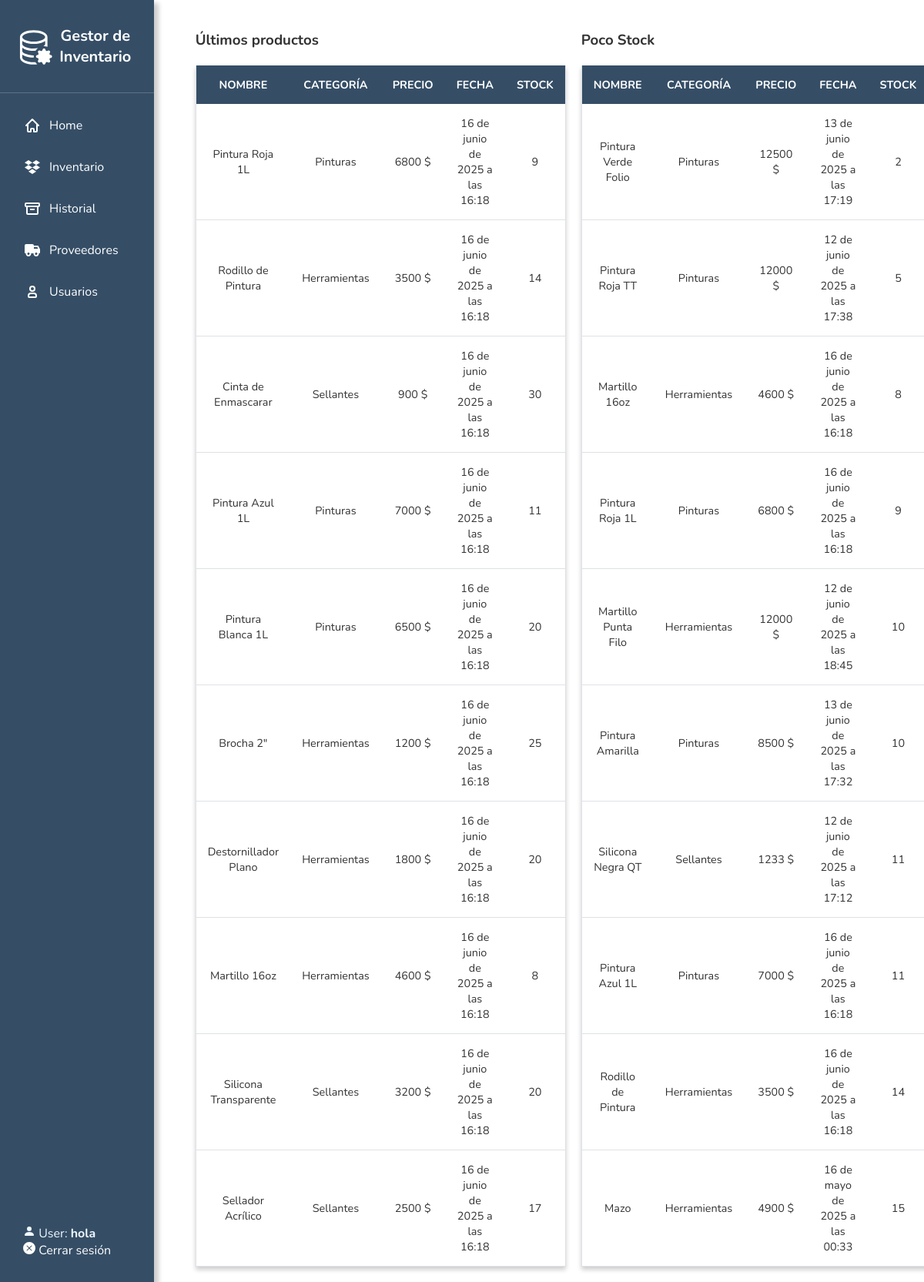
The app's page /index (signed in), older data.
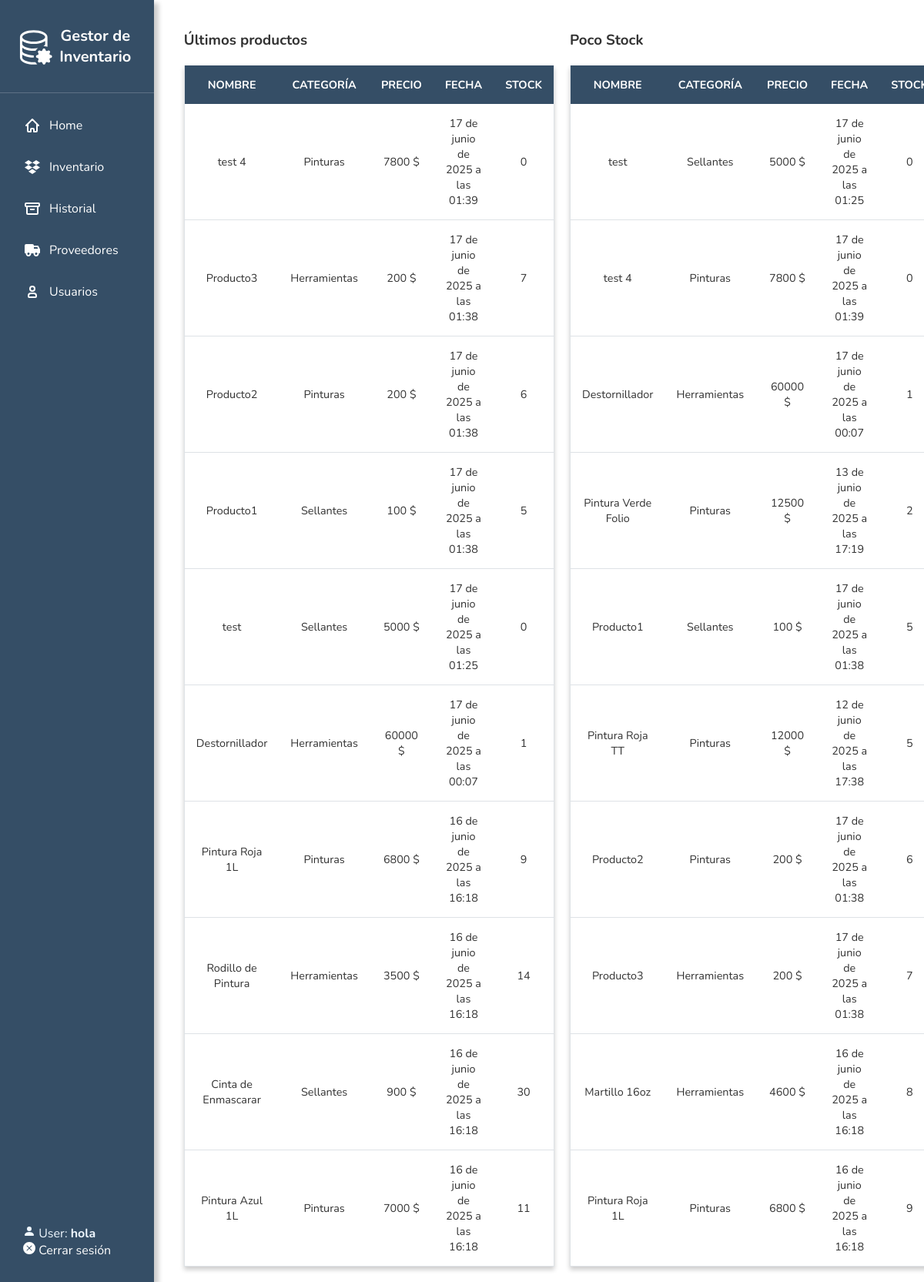
The same page, newer data.
### inventory/models.py (models this page shows, shortened)
class Producto(models.Model):
    name = models.CharField(max_length=200, default='Sin nombre')
    type = models.CharField(max_length=200, blank=False, choices=TIPOS_PRODUCTO)
    price = models.IntegerField()
    stock = models.IntegerField(default=0)
    codigo_barras = models.CharField(max_length=50, null=True, blank=True)
    choices = (
        ('AVAILABLE', 'Item ready to be purchased'),
        ('SOLD', 'Item already purchased'),
        ('RESTOCKING', 'Item restocking in a few days')
    )
    status = models.CharField(max_length=10, choices=choices, default='SOLD')
    issues = models.CharField(max_length=50, default="No Issues")
    date_added = models.DateTimeField(default=now, editable=False)
    class Meta:
        abstract = True

class Pinturas(Producto):
    pass

class Herramientas(Producto):
    pass

class Sellantes(Producto):
    pass

### inventory/views.py (the view)
# urls.py: re_path(r'index$', index, name='index'),
@login_required
def index(request):
    try:
        sellantes = Sellantes.objects.all()
    except OperationalError:
        sellantes = []
    try:
        herramientas = Herramientas.objects.all()
    except OperationalError:
        herramientas = []
    try:
        pinturas = Pinturas.objects.all()
    except OperationalError:
        pinturas = []
    all_items = [
        {"item": sellante, "category": "Sellantes"} for sellante in sellantes
    ] + [
        {"item": herramienta, "category": "Herramientas"} for herramienta in herramientas
    ] + [
        {"item": pintura, "category": "Pinturas"} for pintura in pinturas
    ]
    latest_items = sorted(
        all_items,
        key=lambda x: getattr(x["item"], "date_added", None) or 0,
        reverse=True
    )[:10]
    least_stock_items = sorted(
        all_items,
        key=lambda x: getattr(x["item"], "stock", None) if getattr(x["item"], "stock", None) is not None else float('inf')
    )[:10]
    context = {
        'latest_items': latest_items,
        'least_stock_items': least_stock_items,
    }
    return render(request, 'inv/index.html', context)

### inventory/templates/inv/index.html (shortened to what this page needs)
{% extends 'inv/base.html' %}
{% block body %}
<div class="table-container">
  <div class="table-wrapper">
    <h3>Últimos productos</h3>
    <table class="table table-hover">
      <thead>
        <tr>
          <th>Nombre</th>
          <th>Categoría</th>
          <th>Precio</th>
          <th>Fecha</th>
          <th>Stock</th>
        </tr>
      </thead>
      <tbody>
        {% for entry in latest_items %}
        <tr>
          <td>{{ entry.item.name }}</td>
          <td>{{ entry.category }}</td>
          <td>{{ entry.item.price }} $</td>
          <td>{{ entry.item.date_added }}</td>
          <td>{{ entry.item.stock }}</td>
        </tr>
        {% empty %}
        <tr>
          <td colspan="5" class="text-center">No hay productos en el inventario.</td>
        </tr>
        {% endfor %}
      </tbody>
    </table>
  </div>
  <div class="table-wrapper">
    <h3>Poco Stock</h3>
    <table class="table table-hover">
      <thead>
        <tr>
          <th>Nombre</th>
          <th>Categoría</th>
          <th>Precio</th>
          <th>Fecha</th>
          <th>Stock</th>
        </tr>
      </thead>
      <tbody>
        {% for entry in least_stock_items %}
        <tr>
          <td>{{ entry.item.name }}</td>
          <td>{{ entry.category }}</td>
          <td>{{ entry.item.price }} $</td>
          <td>{{ entry.item.date_added }}</td>
          <td>{{ entry.item.stock }}</td>
        </tr>
        {% empty %}
        <tr>
          <td colspan="5" class="text-center">No hay productos en el inventario.</td>
        </tr>
        {% endfor %}
      </tbody>
    </table>
  </div>
</div>
{% endblock %}

Row changes from the older to the newer data that the page shows:
no longer on this page (row edited): Pinturas: item.name "Pintura Blanca 1L", category "Pinturas", item.price "6500", item.date_added "16 de junio de 2025 a las 16:18", item.stock "20", shown under "Últimos productos"
no longer on this page (row unchanged): Herramientas: item.name "Brocha 2\"", category "Herramientas", item.price "1200", item.date_added "16 de junio de 2025 a las 16:18", item.stock "25"
no longer on this page (row unchanged): Herramientas: item.name "Destornillador Plano", category "Herramientas", item.price "1800", item.date_added "16 de junio de 2025 a las 16:18", item.stock "20"
no longer on one of the page's lists (row unchanged): Herramientas: item.name "Rodillo de Pintura", category "Herramientas", item.price "3500", item.date_added "16 de junio de 2025 a las 16:18", item.stock "14"
no longer on this page (row edited): Sellantes: item.name "Silicona Transparente", category "Sellantes", item.price "3200", item.date_added "16 de junio de 2025 a las 16:18", item.stock "20"
no longer on this page (row edited): Sellantes: item.name "Sellador Acrílico", category "Sellantes", item.price "2500", item.date_added "16 de junio de 2025 a las 16:18", item.stock "17"
no longer on one of the page's lists (row unchanged): Pinturas: item.name "Pintura Azul 1L", category "Pinturas", item.price "7000", item.date_added "16 de junio de 2025 a las 16:18", item.stock "11"
no longer on this page (row unchanged): Herramientas: item.name "Martillo Punta Filo", category "Herramientas", item.price "12000", item.date_added "12 de junio de 2025 a las 18:45", item.stock "10"
no longer on one of the page's lists (row unchanged): Herramientas: item.name "Martillo 16oz", category "Herramientas", item.price "4600", item.date_added "16 de junio de 2025 a las 16:18", item.stock "8"
no longer on this page (row unchanged): Pinturas: item.name "Pintura Amarilla", category "Pinturas", item.price "8500", item.date_added "13 de junio de 2025 a las 17:32", item.stock "10", shown under "Poco Stock"
no longer on this page (row edited): Sellantes: item.name "Silicona Negra QT", category "Sellantes", item.price "1233", item.date_added "12 de junio de 2025 a las 17:12", item.stock "11"
no longer on this page (row edited): Herramientas: item.name "Mazo", category "Herramientas", item.price "4900", item.date_added "16 de mayo de 2025 a las 00:33", item.stock "15"
added Pinturas: item.name "test 4", category "Pinturas", item.price "7800", item.date_added "17 de junio de 2025 a las 01:39", item.stock "0"
added Herramientas: item.name "Producto3", category "Herramientas", item.price "200", item.date_added "17 de junio de 2025 a las 01:38", item.stock "7"
added Pinturas: item.name "Producto2", category "Pinturas", item.price "200", item.date_added "17 de junio de 2025 a las 01:38", item.stock "6"
added Sellantes: item.name "Producto1", category "Sellantes", item.price "100", item.date_added "17 de junio de 2025 a las 01:38", item.stock "5"
added Sellantes: item.name "test", category "Sellantes", item.price "5000", item.date_added "17 de junio de 2025 a las 01:25", item.stock "0"
added Herramientas: item.name "Destornillador", category "Herramientas", item.price "60000", item.date_added "17 de junio de 2025 a las 00:07", item.stock "1"
